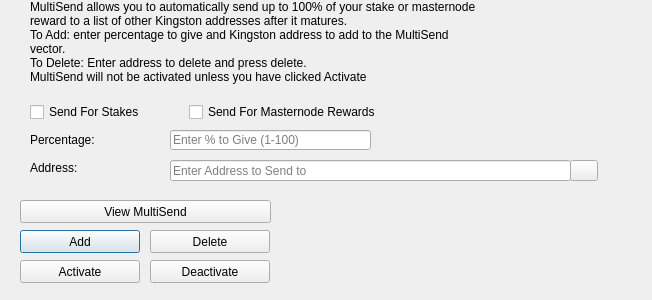
<?xml version="1.0" encoding="UTF-8"?>
<ui version="4.0">
 <class>MultiSendDialog</class>
 <widget class="QDialog" name="MultiSendDialog">
  <property name="windowModality">
   <enum>Qt::NonModal</enum>
  </property>
  <property name="geometry">
   <rect>
    <x>0</x>
    <y>0</y>
    <width>652</width>
    <height>300</height>
   </rect>
  </property>
  <property name="windowTitle">
   <string>MultiSend</string>
  </property>
  <widget class="QLineEdit" name="multiSendPercentEdit">
   <property name="geometry">
    <rect>
     <x>170</x>
     <y>130</y>
     <width>201</width>
     <height>20</height>
    </rect>
   </property>
   <property name="toolTip">
    <string>Enter whole numbers 1 - 100</string>
   </property>
   <property name="placeholderText">
    <string>Enter % to Give (1-100)</string>
   </property>
  </widget>
  <widget class="QLineEdit" name="multiSendAddressEdit">
   <property name="geometry">
    <rect>
     <x>170</x>
     <y>160</y>
     <width>401</width>
     <height>21</height>
    </rect>
   </property>
   <property name="toolTip">
    <string/>
   </property>
   <property name="placeholderText">
    <string>Enter Address to Send to</string>
   </property>
  </widget>
  <widget class="QLabel" name="label_2">
   <property name="geometry">
    <rect>
     <x>30</x>
     <y>0</y>
     <width>451</width>
     <height>121</height>
    </rect>
   </property>
   <property name="lineWidth">
    <number>1</number>
   </property>
   <property name="text">
    <string>MultiSend allows you to automatically send up to 100% of your stake or masternode reward to a list of other Kingston addresses after it matures.
To Add: enter percentage to give and Kingston address to add to the MultiSend vector.
To Delete: Enter address to delete and press delete.
MultiSend will not be activated unless you have clicked Activate</string>
   </property>
   <property name="alignment">
    <set>Qt::AlignLeading|Qt::AlignLeft|Qt::AlignTop</set>
   </property>
   <property name="wordWrap">
    <bool>true</bool>
   </property>
  </widget>
  <widget class="QLabel" name="message">
   <property name="geometry">
    <rect>
     <x>290</x>
     <y>200</y>
     <width>351</width>
     <height>91</height>
    </rect>
   </property>
   <property name="text">
    <string/>
   </property>
  </widget>
  <widget class="QPushButton" name="addButton">
   <property name="geometry">
    <rect>
     <x>20</x>
     <y>230</y>
     <width>120</width>
     <height>23</height>
    </rect>
   </property>
   <property name="toolTip">
    <string/>
   </property>
   <property name="statusTip">
    <string>Add to MultiSend Vector</string>
   </property>
   <property name="text">
    <string>Add</string>
   </property>
  </widget>
  <widget class="QPushButton" name="disableButton">
   <property name="geometry">
    <rect>
     <x>150</x>
     <y>260</y>
     <width>120</width>
     <height>23</height>
    </rect>
   </property>
   <property name="statusTip">
    <string>Deactivate MultiSend</string>
   </property>
   <property name="text">
    <string>Deactivate</string>
   </property>
  </widget>
  <widget class="QPushButton" name="addressBookButton">
   <property name="geometry">
    <rect>
     <x>570</x>
     <y>160</y>
     <width>28</width>
     <height>21</height>
    </rect>
   </property>
   <property name="toolTip">
    <string>Choose an address from the address book</string>
   </property>
   <property name="text">
    <string/>
   </property>
   <property name="icon">
    <iconset resource="../kingston.qrc">
     <normaloff>:/icons/address-book</normaloff>:/icons/address-book</iconset>
   </property>
   <property name="shortcut">
    <string>Alt+A</string>
   </property>
   <property name="autoDefault">
    <bool>false</bool>
   </property>
  </widget>
  <widget class="QLabel" name="label">
   <property name="geometry">
    <rect>
     <x>30</x>
     <y>130</y>
     <width>121</width>
     <height>20</height>
    </rect>
   </property>
   <property name="toolTip">
    <string>Percentage of stake to send</string>
   </property>
   <property name="text">
    <string>Percentage:</string>
   </property>
  </widget>
  <widget class="QLabel" name="label_5">
   <property name="geometry">
    <rect>
     <x>30</x>
     <y>160</y>
     <width>111</width>
     <height>16</height>
    </rect>
   </property>
   <property name="toolTip">
    <string>Address to send portion of stake to</string>
   </property>
   <property name="text">
    <string>Address:</string>
   </property>
  </widget>
  <widget class="QPushButton" name="deleteButton">
   <property name="geometry">
    <rect>
     <x>150</x>
     <y>230</y>
     <width>120</width>
     <height>23</height>
    </rect>
   </property>
   <property name="toolTip">
    <string/>
   </property>
   <property name="statusTip">
    <string>Delete Address From MultiSend Vector</string>
   </property>
   <property name="text">
    <string>Delete</string>
   </property>
  </widget>
  <widget class="QPushButton" name="activateButton">
   <property name="geometry">
    <rect>
     <x>20</x>
     <y>260</y>
     <width>120</width>
     <height>23</height>
    </rect>
   </property>
   <property name="statusTip">
    <string>Activate MultiSend</string>
   </property>
   <property name="text">
    <string>Activate</string>
   </property>
  </widget>
  <widget class="QPushButton" name="viewButton">
   <property name="geometry">
    <rect>
     <x>20</x>
     <y>200</y>
     <width>251</width>
     <height>23</height>
    </rect>
   </property>
   <property name="toolTip">
    <string/>
   </property>
   <property name="statusTip">
    <string>View MultiSend Vector</string>
   </property>
   <property name="text">
    <string>View MultiSend</string>
   </property>
  </widget>
  <widget class="QWidget" name="horizontalLayoutWidget">
   <property name="geometry">
    <rect>
     <x>30</x>
     <y>100</y>
     <width>351</width>
     <height>24</height>
    </rect>
   </property>
   <layout class="QHBoxLayout" name="horizontalLayout">
    <item>
     <widget class="QCheckBox" name="multiSendStakeCheckBox">
      <property name="text">
       <string>Send For Stakes</string>
      </property>
     </widget>
    </item>
    <item>
     <widget class="QCheckBox" name="multiSendMasternodeCheckBox">
      <property name="text">
       <string>Send For Masternode Rewards</string>
      </property>
     </widget>
    </item>
   </layout>
  </widget>
 </widget>
 <resources>
  <include location="../kingston.qrc"/>
 </resources>
 <connections/>
</ui>
